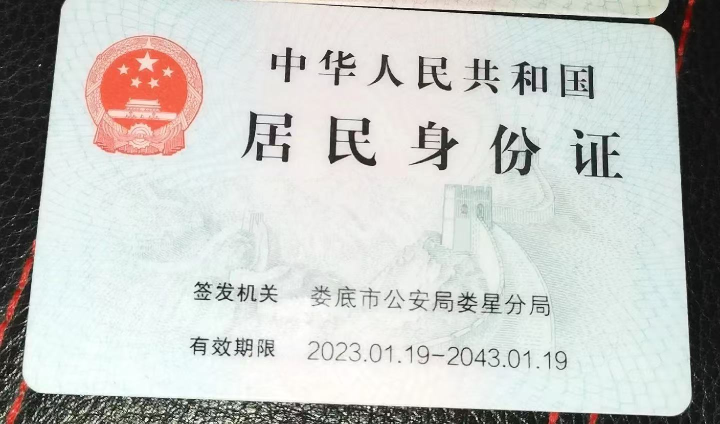
#> input picture input.jpg, 1440 x 848 px (shown at 1/2 size)
$ python -i edit_image_text.py   (imports and definitions only)
#> lines starting #> are read from the running program, lines starting #| are printed output that depends on the picture; after the words box and inside, x2 and y2 are one past the last pixel; in counts of white or black regions, pixels touching at a corner belong together
#> further down, picture is the input picture: shape (848, 1440, 3); mean B, G, R 193.4, 196.7, 195
"""图片文字修改工具 - 支持替换、删除和添加图片中的文字"""

import argparse
import os
import sys
from pathlib import Path

import cv2
import numpy as np
from PIL import Image, ImageDraw, ImageFont


# [192 lines left out: functions _get_pytesseract, _try_download_simhei, _find_system_font, find_text_boxes, _sample_bg_color, _sample_text_color and 2 more, not called in this run]


def _deskew(img: np.ndarray, max_angle: float = 1.0) -> tuple[np.ndarray, float]:
    """自动检测并校正图片倾斜

    Args:
        img: OpenCV 图片数组 (BGR)
        max_angle: 最大检测角度

    Returns:
        (校正后的图片, 旋转角度)
    """
#> called with max_angle = 1
    gray = cv2.cvtColor(img, cv2.COLOR_BGR2GRAY)
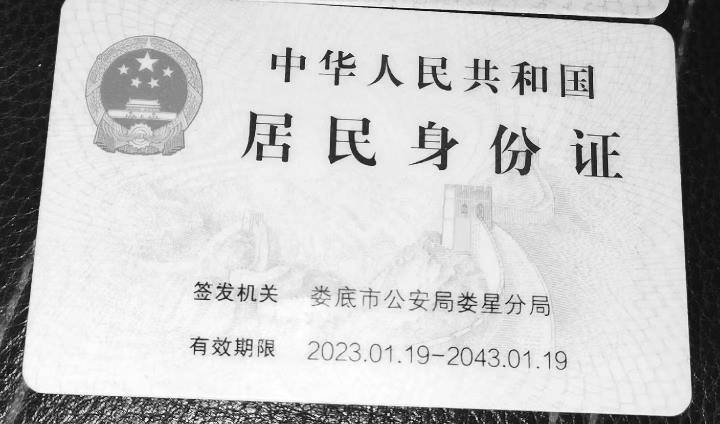
#> gray: shape (848, 1440) (shown at 1/2 size); min 0, max 255, mean 195.8
    gray = cv2.bitwise_not(gray)
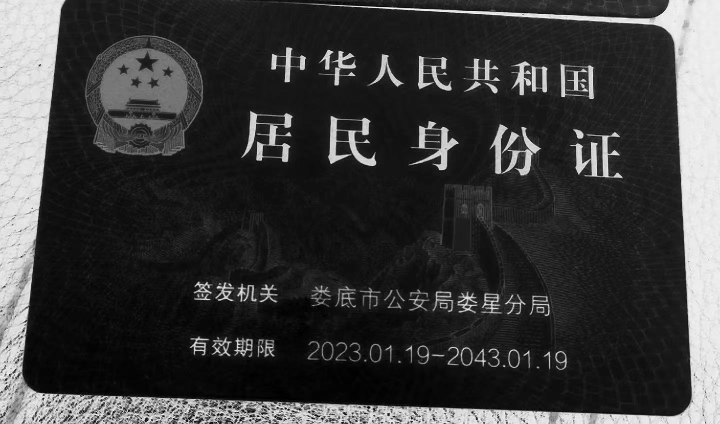
#> gray: shape (848, 1440) (shown at 1/2 size); min 0, max 255, mean 59.2
    thresh = cv2.threshold(gray, 0, 255, cv2.THRESH_BINARY | cv2.THRESH_OTSU)[1]
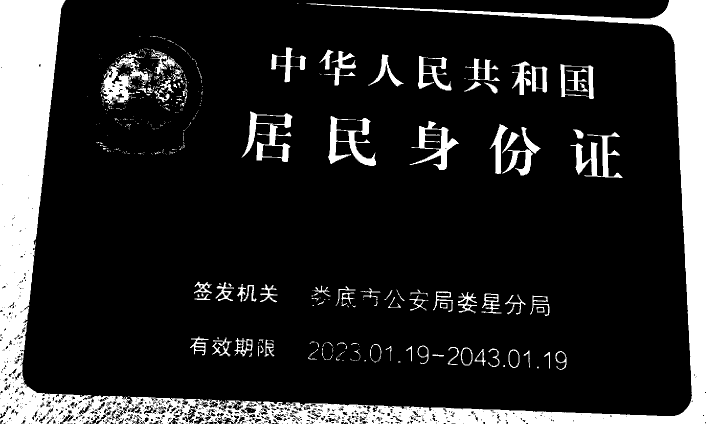
#> thresh: shape (848, 1440) (shown at 1/2 size); 17.9% white; 526 white regions (420 under 20 px), largest, box (x1, y1, x2, y2) and area: (0, 0, 1440, 848) 176448, (204, 115, 297, 209) 3318, (656, 232, 752, 332) 3250

    coords = np.column_stack(np.where(thresh > 0))
#> coords = 219166 pairs, first value 0 to 847, second value 0 to 1439
    if len(coords) < 100:
        return img, 0.0

    angle = cv2.minAreaRect(coords)[-1]
#> angle = -90
    if angle < -45:
        angle = 90 + angle
#> angle = 0
    angle = -angle

    if abs(angle) < 0.1:
        return img, 0.0
    if abs(angle) > max_angle:
        angle = 0.0
        return img, 0.0

    h, w = img.shape[:2]
    center = (w // 2, h // 2)
    matrix = cv2.getRotationMatrix2D(center, angle, 1.0)
    # 扩大画布防止裁剪
    cos = abs(matrix[0, 0])
    sin = abs(matrix[0, 1])
    nw = int(h * sin + w * cos)
    nh = int(h * cos + w * sin)
    matrix[0, 2] += nw / 2 - center[0]
    matrix[1, 2] += nh / 2 - center[1]
    rotated = cv2.warpAffine(
        img, matrix, (nw, nh), flags=cv2.INTER_CUBIC, borderMode=cv2.BORDER_REPLICATE
    )
    return rotated, angle


# 中文字号（号数）到磅值（pt）的映射
_HAO_SIZE_MAP = {
    "初号": 42,
    "小初": 36,
    "一号": 26,
    "小一": 24,
    "二号": 22,
    "小二": 18,
    "三号": 16,
    "小三": 15,
    "四号": 14,
    "小四": 12,
    "五号": 10.5,
    "小五": 9,
    "六号": 7.5,
    "小六": 6.5,
    "七号": 5.5,
    "八号": 5,
}


# [740 lines left out: functions parse_font_size, _calc_font_size, remove_text_region, draw_text_pil, replace_text_ocr, replace_text_manual and 3 more, not called in this run]


# [2 lines not run here, left out]

>>> import cv2
>>> picture = cv2.imread('input.jpg')
>>> result = _deskew(picture)

$ run again, on input_replaced.jpg
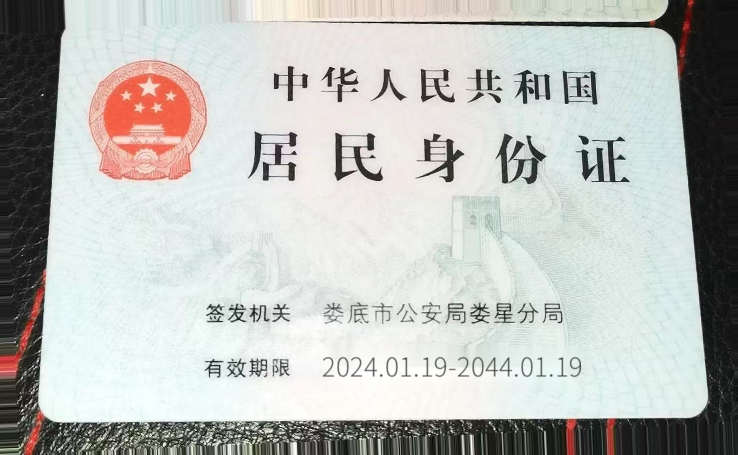
#> input picture input_replaced.jpg, 1475 x 910 px (shown at 1/2 size)
#> picture is the input picture: shape (910, 1475, 3); mean B, G, R 184.8, 188.3, 186.8
#> in _deskew, `gray = cv2.bitwise_not(gray)`:
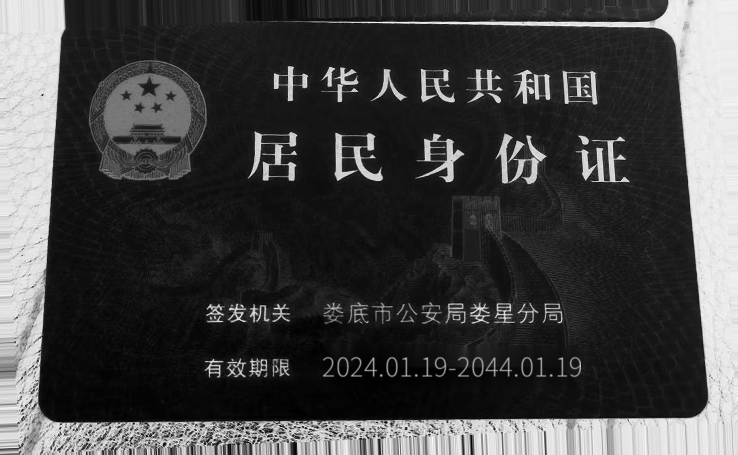
#> gray: shape (910, 1475) (shown at 1/2 size); min 0, max 255, mean 67.6
#> in _deskew, `thresh = cv2.threshold(gray, 0, 255, cv2.THRESH_BINARY | cv2.THRESH_OT..`:
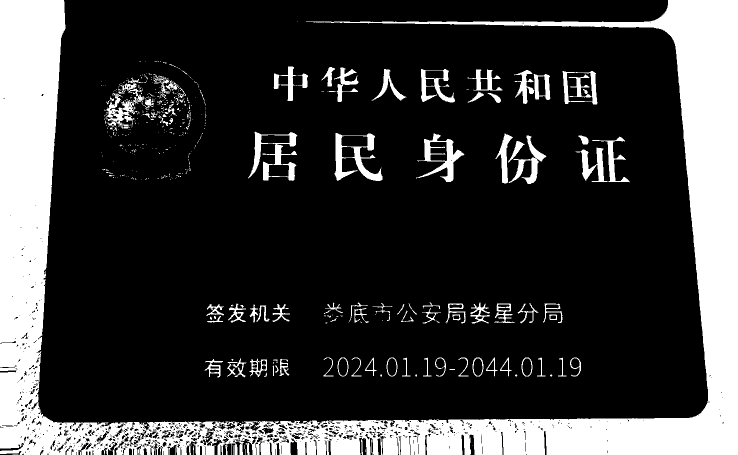
#> thresh: shape (910, 1475) (shown at 1/2 size); 22.1% white; 547 white regions (438 under 20 px), largest, box (x1, y1, x2, y2) and area: (0, 0, 1475, 910) 255383, (669, 266, 765, 362) 3239, (496, 263, 595, 362) 3110
#> coords = 297134 pairs, first value 0 to 909, second value 0 to 1474
#> in _deskew, `angle = cv2.minAreaRect(coords)[-1]`: angle = -90
#> in _deskew, `angle = 90 + angle`: angle = 0
